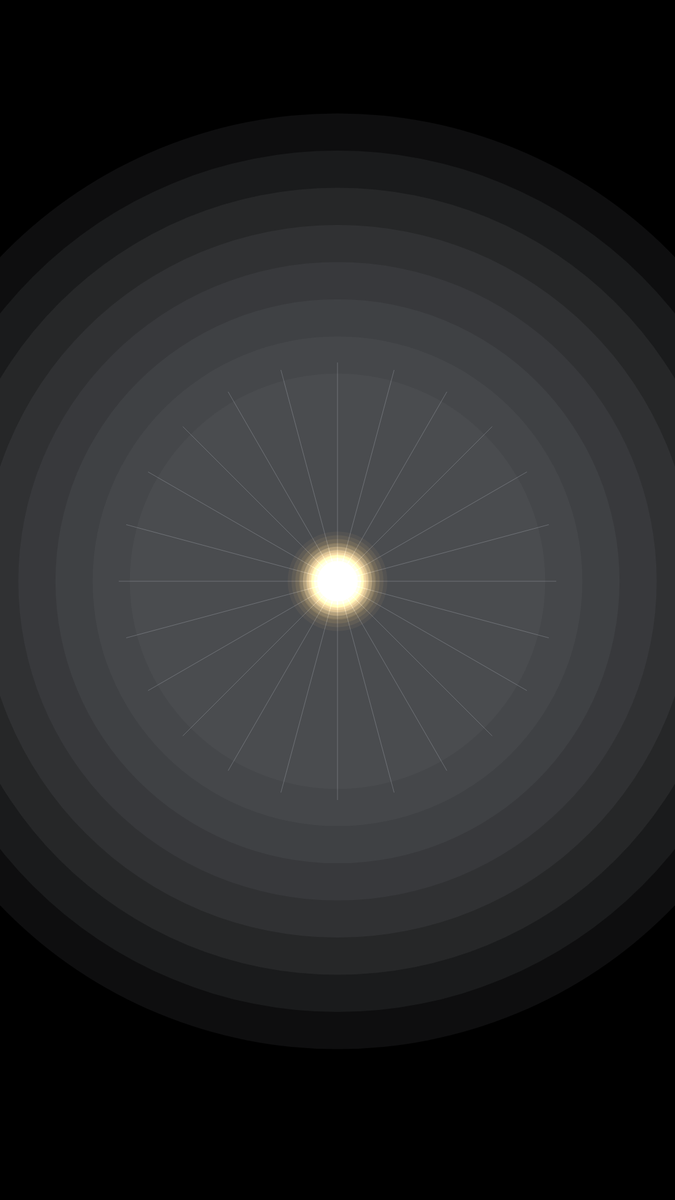
Frame 1 (no input)
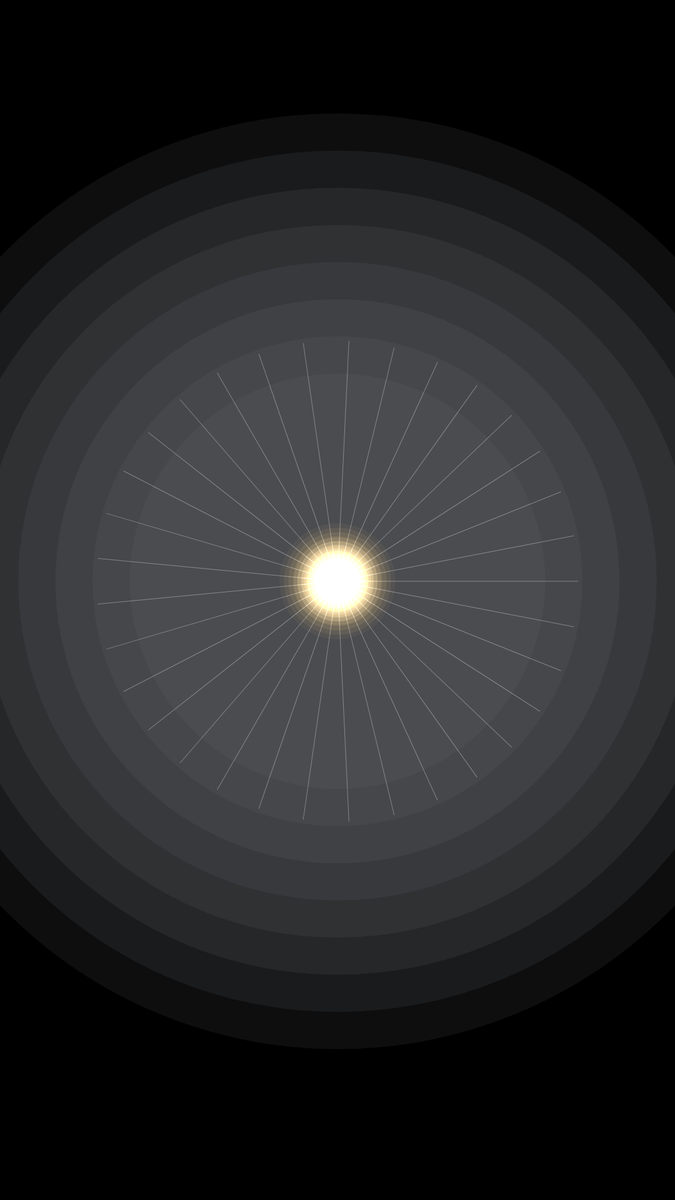
Frame 60 (no input)
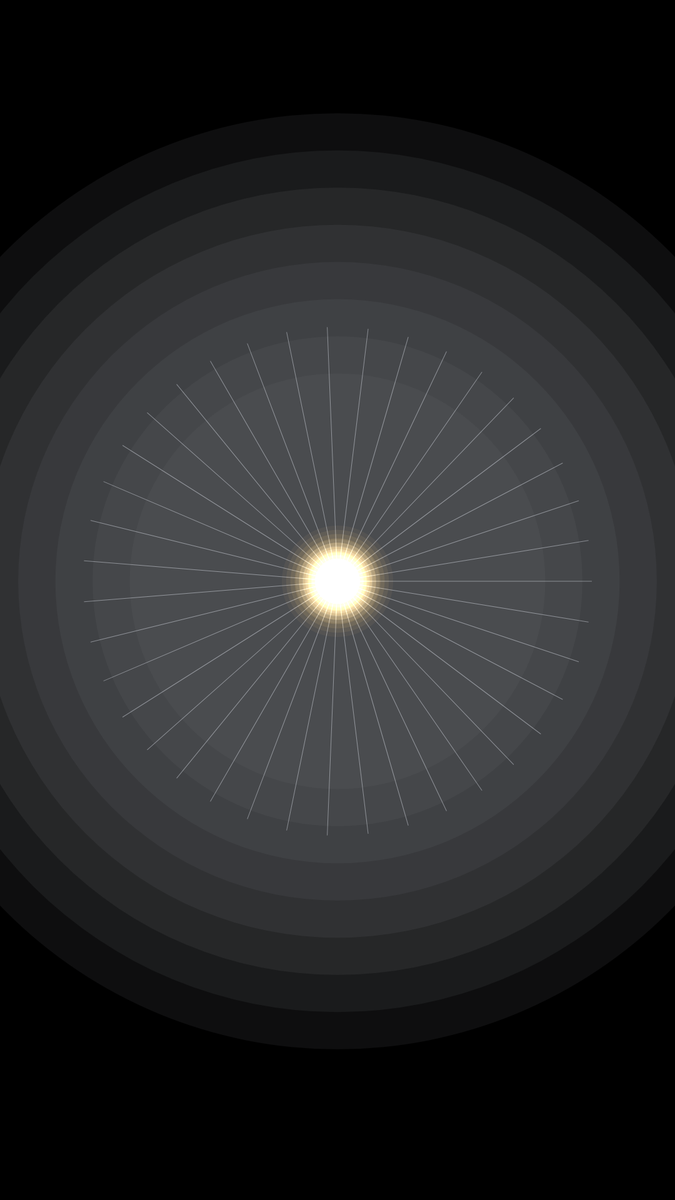
Frame 120 (the mouse pressed at the canvas centre since frame 60)

The p5.js sketch that drew these frames (run headless with seeded random() and noise() and a simulated clock; from frame 60 on, the mouse is pressed at the canvas centre):

// p5.js sketch
// ── sketch.js
let LOOP_SEC = 56.0;
let baseScale;
let zoomStart = 1.0;
let zoomEnd = 2.45;

function setup() {
  createCanvas(1080, 1920);
  pixelDensity(1);
  smooth();
  baseScale = min(width, height) * 0.34;
}

function draw() {
  background(0);

  let t = (millis() / 1000.0) % LOOP_SEC;
  let p = t / LOOP_SEC;

  translate(width / 2, height / 2 - 30);

  // 全体ズーム（後半でかなり寄る）
  let zoomAmt = easeInOutCubic(constrain(map(t, 0, 52, 0, 1), 0, 1));
  let zoom = lerp(zoomStart, zoomEnd, zoomAmt);
  scale(zoom);

  // 色相：冷たい白灰 → 金色 → 濃い橙
  let cold = color(210, 215, 225, 110);
  let warm = color(255, 180, 60, 120);
  let deep = color(220, 110, 20, 90);

  let warmMix = constrain(map(t, 4, 24, 0, 1), 0, 1);
  let cMain = lerpColor(cold, warm, warmMix);
  let cDeep = lerpColor(cold, deep, constrain(map(t, 10, 34, 0, 1), 0, 1));

  blendMode(ADD);

  // 微細な全体グロー
  drawBackgroundGlow(baseScale * 1.35, cDeep, t);

  // ステージ1：最初の放射線
  if (t < 8) {
    let appear = easeOutCubic(constrain(map(t, 0, 5, 0, 1), 0, 1));
    let spokes = floor(lerp(24, 44, appear));
    let r = baseScale * lerp(0.95, 1.15, appear);
    let alpha = lerp(40, 95, appear);
    drawSpokes(r, spokes, color(220, 225, 235, alpha), 1.0);
    drawCenterCore(baseScale * 0.045, color(255, 255, 255, 220), t);
  }

  // ステージ2以降：外周のサークル
  if (t >= 3) {
    let ringA = constrain(map(t, 3, 10, 0, 1), 0, 1);
    drawOuterHalo(baseScale * lerp(0.9, 1.18, ringA), cMain, 180 * ringA);
  }

  // 星型レイヤー群
  if (t >= 4) {
    let starIn = easeInOutCubic(constrain(map(t, 4, 12, 0, 1), 0, 1));
    let starAlpha = lerp(0, 85, starIn);

    for (let i = 0; i < 5; i++) {
      let rr = baseScale * lerp(0.72, 1.08, i / 4);
      let step = 5 + i * 2;
      let points = 120 + i * 28;
      let rot = t * 0.06 * (i % 2 === 0 ? 1 : -1) + i * 0.22;
      let cc = color(red(cMain), green(cMain), blue(cMain), starAlpha * (1.0 - i * 0.1));
      drawStarPolygon(rr, points, step, rot, cc, 1);
    }
  }

  // 密な幾何学メッシュ球体
  if (t >= 7) {
    let meshIn = easeInOutCubic(constrain(map(t, 7, 18, 0, 1), 0, 1));
    let meshR = baseScale * lerp(0.28, 0.62, meshIn);

    drawOrbitalMesh(
      meshR,
      floor(lerp(16, 44, meshIn)),
      floor(lerp(28, 90, meshIn)),
      lerpColor(cMain, cDeep, 0.35),
      t
    );

    drawConcentricRosette(
      meshR * 1.05,
      floor(lerp(6, 22, meshIn)),
      lerpColor(cold, warm, meshIn),
      t
    );
  }

  // 大きな花弁状スター
  if (t >= 14) {
    let petalIn = easeInOutCubic(constrain(map(t, 14, 28, 0, 1), 0, 1));
    let petalAlpha = lerp(0, 70, petalIn);

    for (let k = 0; k < 4; k++) {
      let rr = baseScale * (1.02 + k * 0.075);
      let points = 240;
      let step = 19 + k * 3;
      let rot = -t * (0.03 + k * 0.01) + k * 0.17;
      let cc = color(255, 175, 55, petalAlpha * (0.95 - k * 0.15));
      drawStarPolygon(rr, points, step, rot, cc, 1);
    }
  }

  // 中央球体の密度上昇
  if (t >= 18) {
    let denseIn = easeInOutCubic(constrain(map(t, 18, 36, 0, 1), 0, 1));
    let denseR = baseScale * lerp(0.46, 0.82, denseIn);
    let cc = color(255, 150, 35, lerp(18, 48, denseIn));

    for (let i = 0; i < 8; i++) {
      let rot = t * 0.03 * (i % 2 === 0 ? 1 : -1) + i * 0.11;
      drawSphereLattice(
        denseR * (0.78 + i * 0.035),
        72 + i * 10,
        0.55 + i * 0.08,
        rot,
        cc
      );
    }
  }

  // きめ細かい外縁粒子感
  if (t >= 20) {
    let hazeIn = constrain(map(t, 20, 34, 0, 1), 0, 1);
    drawRadialDust(baseScale * 1.28, floor(lerp(600, 2200, hazeIn)), t);
  }

  // 最終的な中央核
  drawCenterCore(baseScale * 0.06, color(255, 190, 70, 200), t);

  blendMode(BLEND);
}

// --------------------------------------------------
// 描画関数
// --------------------------------------------------

function drawSpokes(r, count, col, weight = 1) {
  stroke(col);
  strokeWeight(weight);
  noFill();

  for (let i = 0; i < count; i++) {
    let a = TWO_PI * i / count;
    let x = cos(a) * r;
    let y = sin(a) * r;
    line(0, 0, x, y);
  }
}

function drawOuterHalo(r, col, alphaAmt) {
  noFill();

  for (let i = 0; i < 7; i++) {
    let rr = r + i * 6;
    stroke(red(col), green(col), blue(col), alphaAmt * (0.20 - i * 0.02));
    strokeWeight(1);
    circle(0, 0, rr * 2);
  }
}

function drawStarPolygon(r, points, step, rot, col, repeatCount = 1) {
  stroke(col);
  strokeWeight(0.7);
  noFill();

  for (let n = 0; n < repeatCount; n++) {
    let ro = rot + n * 0.02;

    for (let i = 0; i < points; i++) {
      let a1 = TWO_PI * i / points + ro;
      let a2 = TWO_PI * ((i + step) % points) / points + ro;

      let x1 = cos(a1) * r;
      let y1 = sin(a1) * r;
      let x2 = cos(a2) * r;
      let y2 = sin(a2) * r;
      line(x1, y1, x2, y2);
    }
  }
}

function drawConcentricRosette(maxR, rings, col, t) {
  noFill();

  for (let j = 1; j <= rings; j++) {
    let rr = maxR * j / rings;
    let petals = 6 + j * 2;
    let alpha = map(j, 1, rings, 18, 48);
    stroke(red(col), green(col), blue(col), alpha);
    strokeWeight(0.6);

    beginShape();
    let samples = 260;
    for (let i = 0; i <= samples; i++) {
      let a = TWO_PI * i / samples;
      let mod = 1.0 + 0.075 * sin(petals * a + t * 0.3 + j * 0.25);
      let x = cos(a) * rr * mod;
      let y = sin(a) * rr * mod;
      vertex(x, y);
    }
    endShape();
  }
}

function drawOrbitalMesh(r, rings, ptsPerRing, col, t) {
  noFill();
  strokeWeight(0.55);

  for (let ring = 1; ring <= rings; ring++) {
    let rr = r * ring / rings;
    let pts = ptsPerRing + floor(ring * 0.7);
    let offset = t * 0.12 + ring * 0.17;

    stroke(red(col), green(col), blue(col), map(ring, 1, rings, 10, 42));

    let arr = [];
    for (let i = 0; i < pts; i++) {
      let a = TWO_PI * i / pts + offset;
      let wobble = 1.0 + 0.035 * sin(a * (3 + ring * 0.05) + t * 0.4);
      arr.push(createVector(cos(a) * rr * wobble, sin(a) * rr * wobble));
    }

    // 周回線
    for (let i = 0; i < pts; i++) {
      let p1 = arr[i];
      let p2 = arr[(i + 1) % pts];
      line(p1.x, p1.y, p2.x, p2.y);
    }

    // 飛び先接続
    let jump = max(2, floor(pts / 7));
    for (let i = 0; i < pts; i += 2) {
      let p1 = arr[i];
      let p2 = arr[(i + jump) % pts];
      line(p1.x, p1.y, p2.x, p2.y);
    }
  }
}

function drawSphereLattice(r, count, warp, rot, col) {
  stroke(col);
  strokeWeight(0.45);
  noFill();

  let pts = [];
  for (let i = 0; i < count; i++) {
    let a = TWO_PI * i / count + rot;
    let rr = r * (0.90 + 0.10 * sin(a * warp * 2.0));
    pts.push(createVector(cos(a) * rr, sin(a) * rr));
  }

  for (let i = 0; i < count; i++) {
    let p1 = pts[i];
    let p2 = pts[(i + 5) % count];
    let p3 = pts[(i + 11) % count];
    line(p1.x, p1.y, p2.x, p2.y);
    line(p1.x, p1.y, p3.x, p3.y);
  }
}

function drawRadialDust(r, num, t) {
  noStroke();

  for (let i = 0; i < num; i++) {
    let a = TWO_PI * i / num + sin(i * 0.07 + t * 0.15) * 0.002;
    let rr = r * (0.78 + 0.22 * noise(i * 0.02, t * 0.03));
    let x = cos(a) * rr;
    let y = sin(a) * rr;
    let sz = 0.5 + 1.1 * noise(i * 0.03 + 100, t * 0.04);
    fill(255, 140 + 60 * noise(i * 0.03), 30, 10);
    circle(x, y, sz);
  }
}

function drawBackgroundGlow(r, col, t) {
  noStroke();
  for (let i = 8; i >= 1; i--) {
    let rr = r * (0.55 + i * 0.12);
    let a = 4 + i * 1.6;
    fill(red(col), green(col), blue(col), a);
    circle(0, 0, rr * 2);
  }
}

function drawCenterCore(r, col, t) {
  noStroke();

  let pulse = 1.0 + 0.18 * sin(t * 1.2);
  let rr = r * pulse;

  for (let i = 8; i >= 1; i--) {
    let k = i / 8;
    fill(red(col), green(col), blue(col), 10 + 26 * (1.0 - k));
    circle(0, 0, rr * (2.8 + i * 0.55));
  }

  fill(255, 230, 170, 180);
  circle(0, 0, rr * 2.0);

  fill(255, 255, 255, 230);
  circle(0, 0, rr * 0.75);

  // 小リング
  stroke(255, 190, 80, 70);
  strokeWeight(1);
  noFill();
  circle(0, 0, rr * 3.4);
}

// --------------------------------------------------
// イージング
// --------------------------------------------------

function easeInOutCubic(x) {
  return x < 0.5
    ? 4 * x * x * x
    : 1 - pow(-2 * x + 2, 3) / 2;
}

function easeOutCubic(x) {
  return 1 - pow(1 - x, 3);
}
